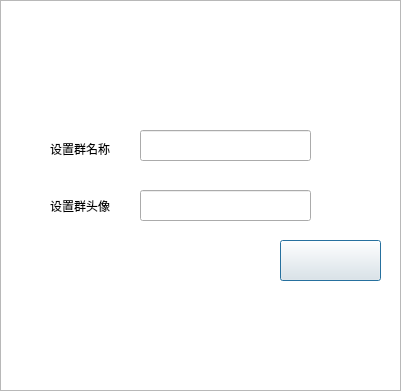
<?xml version="1.0" encoding="UTF-8"?>
<ui version="4.0">
 <class>creategroupchat</class>
 <widget class="QDialog" name="creategroupchat">
  <property name="geometry">
   <rect>
    <x>0</x>
    <y>0</y>
    <width>401</width>
    <height>391</height>
   </rect>
  </property>
  <property name="windowTitle">
   <string>Dialog</string>
  </property>
  <widget class="QLabel" name="label">
   <property name="geometry">
    <rect>
     <x>50</x>
     <y>140</y>
     <width>81</width>
     <height>17</height>
    </rect>
   </property>
   <property name="text">
    <string>设置群名称</string>
   </property>
  </widget>
  <widget class="QLineEdit" name="lineEdit">
   <property name="geometry">
    <rect>
     <x>140</x>
     <y>130</y>
     <width>171</width>
     <height>31</height>
    </rect>
   </property>
  </widget>
  <widget class="QLabel" name="label_2">
   <property name="geometry">
    <rect>
     <x>50</x>
     <y>190</y>
     <width>81</width>
     <height>31</height>
    </rect>
   </property>
   <property name="text">
    <string>设置群头像</string>
   </property>
  </widget>
  <widget class="QLineEdit" name="lineEdit_2">
   <property name="geometry">
    <rect>
     <x>140</x>
     <y>190</y>
     <width>171</width>
     <height>31</height>
    </rect>
   </property>
  </widget>
  <widget class="QPushButton" name="pushButton">
   <property name="geometry">
    <rect>
     <x>280</x>
     <y>240</y>
     <width>101</width>
     <height>41</height>
    </rect>
   </property>
   <property name="styleSheet">
    <string notr="true">border-image: url(:/img/creater.png);</string>
   </property>
   <property name="text">
    <string/>
   </property>
  </widget>
  <widget class="QListView" name="listView">
   <property name="geometry">
    <rect>
     <x>0</x>
     <y>0</y>
     <width>401</width>
     <height>391</height>
    </rect>
   </property>
   <property name="styleSheet">
    <string notr="true">border-image: url(:/img/background.png);</string>
   </property>
  </widget>
  <zorder>listView</zorder>
  <zorder>label</zorder>
  <zorder>lineEdit</zorder>
  <zorder>label_2</zorder>
  <zorder>lineEdit_2</zorder>
  <zorder>pushButton</zorder>
 </widget>
 <resources/>
 <connections/>
</ui>
